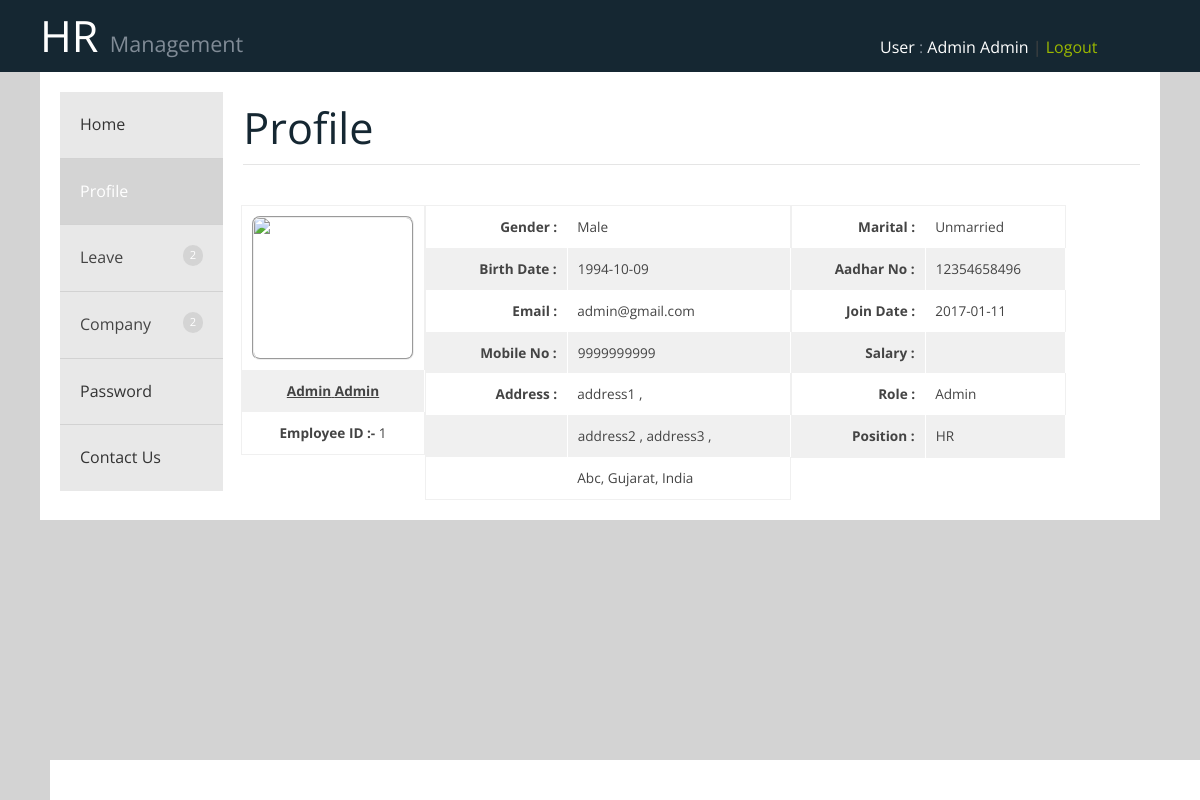
Screenshot of /user/profile.php (signed in) with the database file from the repository.
### tables this page shows
CREATE TABLE `gender` (
  `GenderId` int(11) NOT NULL,
  `Name` varchar(15) NOT NULL
);

CREATE TABLE `city` (
  `CityId` int(11) NOT NULL,
  `StateId` int(11) NOT NULL,
  `Name` varchar(200) NOT NULL
);

CREATE TABLE `state` (
  `StateId` int(11) NOT NULL,
  `CountryId` int(11) NOT NULL,
  `Name` varchar(200) NOT NULL
);

CREATE TABLE `country` (
  `CountryId` int(11) NOT NULL,
  `Name` varchar(200) NOT NULL
);

CREATE TABLE `maritalstatus` (
  `MaritalId` int(11) NOT NULL,
  `Name` varchar(100) NOT NULL
);

CREATE TABLE `position` (
  `PositinId` int(11) NOT NULL,
  `Name` varchar(200) NOT NULL
);

### user/profile.php (the view, shortened to what this page needs)
<?php include('userheader.php');?>
<?php
	$dbs = new database();
	$db=$dbs->connection();
	$genderid = $_SESSION['User']['Gender'];
	$gid = mysqli_query($db,"select * from gender where GenderId='$genderid'");
	$gendern = mysqli_fetch_assoc($gid);
	$maritalid = $_SESSION['User']['MaritalStatus'];
	$mid = mysqli_query($db,"select * from maritalstatus where MaritalId='$maritalid'");
	$maritaln = mysqli_fetch_assoc($mid);
	$positionid = $_SESSION['User']['PositionId'];
	$pid = mysqli_query($db,"select * from position where PositinId='$positionid'");
	$positionn = mysqli_fetch_assoc($pid);
	$cityid = $_SESSION['User']['CityId'];
	$cid = mysqli_query($db,"select * from city where CityId='$cityid'");
	$cityn = mysqli_fetch_assoc($cid);
	$stateid = $cityn['StateId'];
	$sid = mysqli_query($db,"select * from state where StateId='$stateid'");
	$staten = mysqli_fetch_assoc($sid);
	$countryid = $staten['CountryId'];
	$couid = mysqli_query($db,"select * from country where CountryId='$countryid'");
	$countryn = mysqli_fetch_assoc($couid);
?>
               	<div class="s-12 l-10">
               	<h1>Profile</h1><hr>
               	</div>
               	<form action="" method="post">
               	<div class="s-12 l-2">
                 	<table>
                 		<tbody>
                 			<tr>
                 				<td align="center"><img src="../image/<?php echo (isset($_SESSION['User']['ImageName']))?$_SESSION['User']['ImageName']:""; ?>" id="myImg" style="height: 144px; border: 2px groove; border-radius:8px;"></td>
                 			</tr>
                 			<tr>
                 				<td align="center"><u style="margin-bottom: 5px;"><b><?php echo ucfirst($_SESSION['User']['FirstName'])."&nbsp;".ucfirst($_SESSION['User']['LastName']); ?></b></u></td>
                 			</tr>
                 			<tr>
                 				<td align="center"><b>Employee ID :-</b> <?php echo(isset($_SESSION['User']['EmployeeId']))?$_SESSION['User']['EmployeeId']:"Null";?></td>
                 			</tr>
                 		</tbody>
                 	</table>
               	</div>
               	<div class="s-12 l-4" >
                 	<table>
                 		<tbody>
                 			<tr>
                 				<td style="text-align: right;"><b>Gender :</b></td>
                 				<td ><?php echo(isset($gendern['Name']))?ucfirst($gendern['Name']):"Null";?></td>
                 			</tr>
                 			<tr>
                 				<td style="text-align: right;"><b>Birth Date :</b></td>
                 				<td ><?php echo(isset($_SESSION['User']['Birthdate']))?$_SESSION['User']['Birthdate']:"Null";?></td>
                 			</tr>
                 			<tr>
                 				<td style="text-align: right;"><b>Email :</b></td>
                 				<td ><?php echo(isset($_SESSION['User']['Email']))?$_SESSION['User']['Email']:"Null";?></td>
                 			</tr>
                 			<tr>
                 				<td style="text-align: right;"><b>Mobile No :</b></td>
                 				<td ><?php echo(isset($_SESSION['User']['Mobile']))?$_SESSION['User']['Mobile']:"Null";?></td>
                 			</tr>
                 			<tr>
                 				<td style="text-align: right;"><b>Address :</b></td>
                 				<td ><?php echo(isset($_SESSION['User']['Address1']))?$_SESSION['User']['Address1']:"Null";?> ,</td>
                 			</tr>
                 			<tr>
                 				<td></td>
                 				<td ><?php echo(isset($_SESSION['User']['Address2']))?$_SESSION['User']['Address2']:"Null";?> , <?php echo(isset($_SESSION['User']['Address3']))?$_SESSION['User']['Address3']:"Null";?> , </td>
                 			</tr>
                 			<tr>
                 				<td></td>
                 				<td ><?php echo(isset($cityn['Name']))?ucfirst($cityn['Name']):"Null";?>, <?php echo(isset($staten['Name']))?ucfirst($staten['Name']):"Null";?>, <?php echo(isset($countryn['Name']))?ucfirst($countryn['Name']):"Null";?></td>
                 			</tr>
                 		</tbody>
                 	</table>
               	</div>
               	<div class="s-12 l-3">
                 	<table>
                 		<tbody>
                 			<tr>
                 				<td style="text-align: right;"><b>Marital :</b></td>
                 				<td><?php echo(isset($maritaln['Name']))?ucfirst($maritaln['Name']):"Null";?></td>
                 			</tr>
                 			<tr>
                 				<td style="text-align: right;"><b>Aadhar No :</b></td>
                 				<td><?php echo(isset($_SESSION['User']['AadharNumber']))?$_SESSION['User']['AadharNumber']:"Null";?></td>
                 			</tr>
                 			<tr>
                 				<td style="text-align: right;"><b>Join Date :</b></td>
                 				<td><?php echo(isset($_SESSION['User']['JoinDate']))?$_SESSION['User']['JoinDate']:"Null";?></td>
                 			</tr>
                 			<tr>
                 				<td style="text-align: right;"><b>Salary :</b></td>
                 				<td><?php echo (isset($_SESSION['User']['Salary']))?$_SESSION['User']['Salary']:"";?></td>
                 			</tr>
                 			<tr>
                 				<td style="text-align: right;"><b>Role :</b></td>
                 				<td><?php echo(isset($_SESSION['role']['Name']))?ucfirst($_SESSION['role']['Name']):"Null";?></td>
                 			</tr>
                 			<tr>
                 				<td style="text-align: right;"><b>Position :</b></td>
                 				<td><?php echo(isset($positionn['Name']))?ucfirst($positionn['Name']):"Null";?></td>
                 			</tr>
                 		</tbody>
                 	</table>
               	</div>
               	</form>
<?php include('userfooter.php');?>

### user/css/responsee.css (style rules this page uses)
* { -webkit-box-sizing:border-box; -moz-box-sizing:border-box; box-sizing:border-box; margin:0; }
body { background:none repeat scroll 0 0 #d3d3d3; font-size:16px; font-family:"Open Sans",Arial,sans-serif; color:#444; }
h1,h2,h3,h4,h5,h6 { color:#152732; font-weight: normal; line-height: 1.3; margin:0.5rem 0; }
h1 { font-size:2.7rem; }
p,li,dl,blockquote,table,kbd { font-size: 0.85rem; line-height: 1.6; }
b,strong { font-weight:700; }
img { border:0; display:block; height:auto; max-width:100%; width:auto; }
table { background:none repeat scroll 0 0 #fff; border:1px solid #f0f0f0; border-collapse:collapse; border-spacing:0; text-align:left; width:100%; margin-left: 8px; }
table tr td, table tr th { padding:0.625rem; }
table tfoot, table thead,table tr:nth-of-type(2n) { background:none repeat scroll 0 0 #f0f0f0; }
th,table tr:nth-of-type(2n) td { border-right:1px solid #fff; }
hr { border: 0; border-top: 1px solid #e5e5e5; clear:both; height:0; margin:2.5rem auto; margin-top: 8px; }
form { line-height:1.4; }
.s-1, .s-2, .s-five,.s-3, .s-4, .s-5, .s-6, .s-7, .s-8, .s-9, .s-10, .s-11, .s-12, .m-1, .m-2, .m-five, .m-3, .m-4, .m-5, .m-6, .m-7, .m-8, .m-9, .m-10, .m-11, .m-12, .l-1, .l-2, .l-five, .l-3, .l-4, .l-5, .l-6, .l-7, .l-8, .l-9, .l-10, .l-11, .l-12 { float:left; position:static; }
.s-12 { width:100%; }
.margin > .s-1,.margin > .s-2,.margin > .s-five,.margin > .s-3,.margin > .s-4,.margin > .s-5,.margin > .s-6,.margin > .s-7,.margin > .s-8,.margin > .s-9,.margin > .s-10,.margin > .s-11,.margin > .s-12, .margin > .m-1,.margin > .m-2,.margin > .m-five,.margin > .m-3,.margin > .m-4,.margin > .m-5,.margin > .m-6,.margin > .m-7,.margin > .m-8,.margin > .m-9,.margin > .m-10,.margin > .m-11,.margin > .m-12, .margin > .l-1,.margin > .l-2,.margin > .l-five,.margin > .l-3,.margin > .l-4,.margin > .l-5,.margin > .l-6,.margin > .l-7,.margin > .l-8,.margin > .l-9,.margin > .l-10,.margin > .l-11,.margin > .l-12 { padding:0 0.625rem; }
.l-2 { width:16.6666%; }
.l-3 { width:25%; }
.l-4 { width:33.3333%; }
.l-10 { width:83.3333%; }

### user/userheader.php (style rules this page uses)
#myImg { border-radius: 5px; cursor: pointer; transition: 0.3s; }

### rows the page displays
gender: Name "Male"
city: Name "Abc"
state: Name "Gujarat"
country: Name "India"
maritalstatus: Name "Unmarried"
position: Name "HR"

### other values shown
$_SESSION['User']['FirstName'] "Admin"
$_SESSION['User']['LastName'] "Admin"
$_SESSION['User']['EmployeeId'] "1"
$_SESSION['User']['Birthdate'] "1994-10-09"
$_SESSION['User']['Email'] "admin@gmail.com"
$_SESSION['User']['Mobile'] "9999999999"
$_SESSION['User']['Address1'] "address1"
$_SESSION['User']['Address2'] "address2"
$_SESSION['User']['Address3'] "address3"
$_SESSION['User']['AadharNumber'] "12354658496"
$_SESSION['User']['JoinDate'] "2017-01-11"
$_SESSION['role']['Name'] "Admin"
